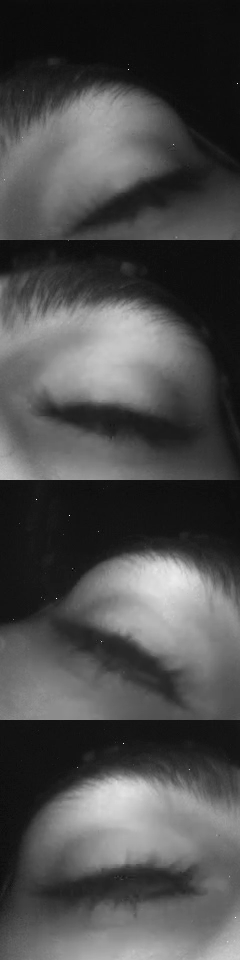
#> input picture sampleImages/closed/2020_06_04_T01_U00T_Tobii01_eyesstream_frame_425.png, 240 x 960 px
$ python mark_eyestream_image.py
#> lines starting #> are read from the running program, lines starting #| are printed output that depends on the picture
#> further down, image is the input picture: shape (960, 240, 3); min 0, max 252, mean 76.5
### functions.py
# HELPER FUNCTIONS FOR BLINK DETECT MAIN FUNCTION

# CODE AUTHORED BY: SHAWHIN TALEBI
# THE UNIVERSITY OF TEXAS AT DALLAS
# MULTI-SCALE INTEGRATED REMOTE SENSING AND SIMULATION (MINTS)

# Parts of code taken from reference: https://github.com/Danotsonof/facial-landmark-detection/blob/master/facial-landmark.ipynb
# Reference code authored by: Daniel Otulagun

# import modules
import cv2
# used for accessing url to download files
import urllib.request as urlreq
# used to access local directory
import os
# import modules for computing means and distances
import numpy as np
from numpy import linalg as LA

def makeFace(eyeStreamImage):
    # read smile image from file
    smile = cv2.imread('backend/smile.jpeg', 0)
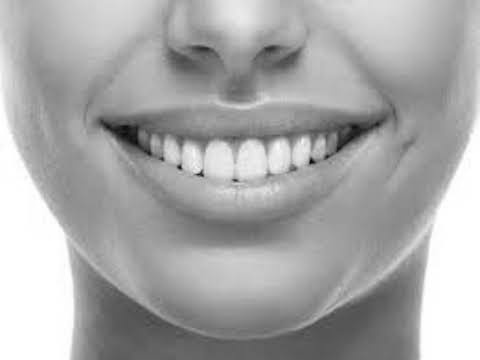
#> input picture backend/smile.jpeg, 480 x 360 px
#> smile is the input picture: shape (360, 480); min 7, max 255, mean 168.8

    # set dimension for cropping right eye
    x, y, width, depth = 0, 720, 240, 240
    image_rightEye = eyeStreamImage[y:(y+depth), x:(x+width)]
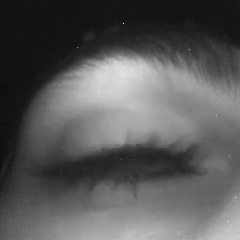
#> image_rightEye: shape (240, 240); min 11, max 252, mean 89.3

    # set dimension for cropping left eye
    x, y, width, depth = 0, 240, 240, 240
    image_leftEye = eyeStreamImage[y:(y+depth), x:(x+width)]
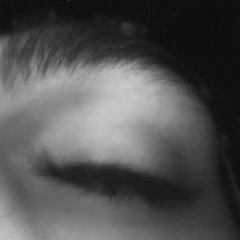
#> image_leftEye: shape (240, 240); min 10, max 202, mean 81.8

    # create black background to surround face
    background_TB = np.zeros([100, 680], np.uint8)
    background_LR = np.zeros([600, 100], np.uint8)

    # concatenate eyes, smile, and background
    image_eyes = np.concatenate((image_rightEye, image_leftEye), axis=1)
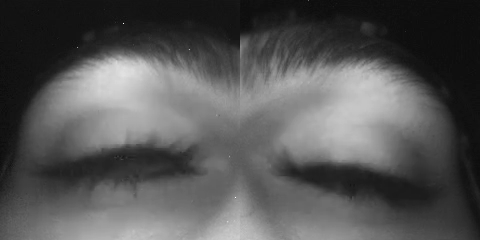
#> image_eyes: shape (240, 480); min 10, max 252, mean 85.5
    image_face = np.concatenate((image_eyes, smile), axis=0)
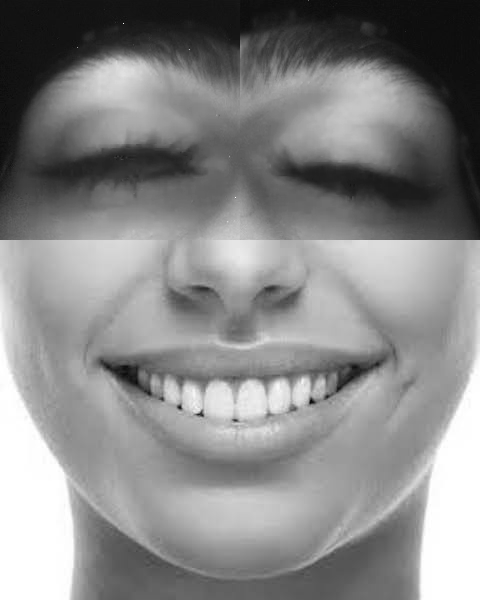
#> image_face: shape (600, 480); min 7, max 255, mean 135.5

    image_face = np.concatenate((background_LR, image_face, background_LR), axis=1)
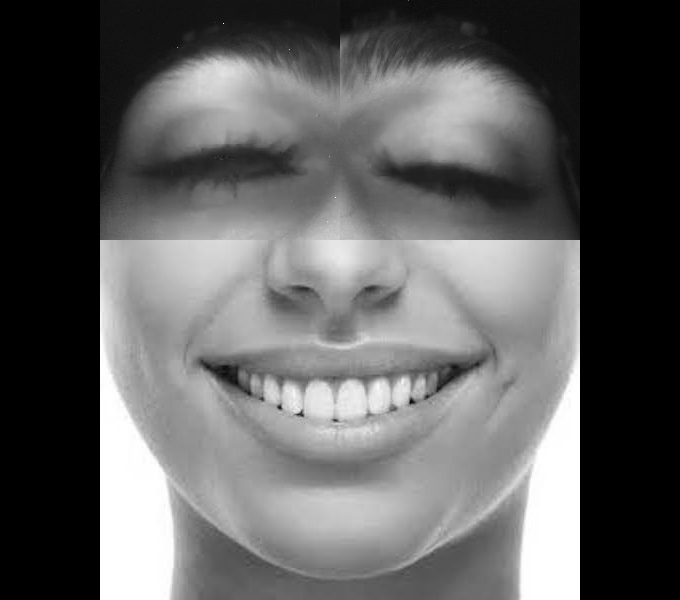
#> image_face: shape (600, 680); min 0, max 255, mean 95.7
    image_face = np.concatenate((background_TB, image_face, background_TB), axis=0)
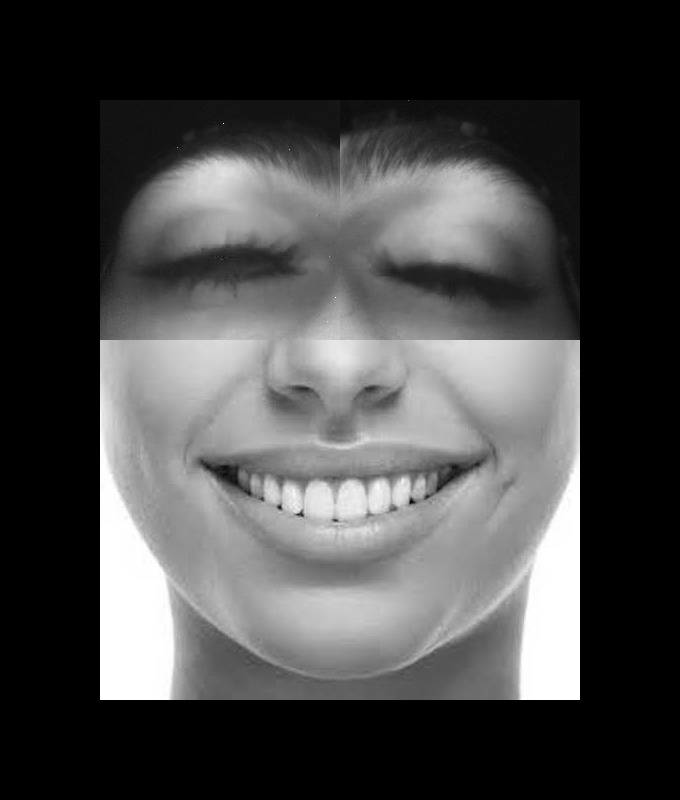
#> image_face: shape (800, 680); min 0, max 255, mean 71.7

    return image_face

def getFaceDetector():
    # save face detection algorithm's url in haarcascade_url variable
    haarcascade_url = "https://raw.githubusercontent.com/opencv/opencv/master/data/haarcascades/haarcascade_frontalface_alt2.xml"

    # save face detection algorithm's name as haarcascade
    haarcascade = "haarcascade_frontalface_alt2.xml"

    # chech if file is in working directory
    if (haarcascade in os.listdir(os.curdir)):
        # print("Face detector: File exists")
        pass
    else:
        # download file from url and save locally as haarcascade_frontalface_alt2.xml
        urlreq.urlretrieve(haarcascade_url, haarcascade)
        print("Face detector: File downloaded")

    return haarcascade

def findFaces(image_face):
    # download face detection algorithm
    haarcascade = getFaceDetector()

    # create an instance of the Face Detection Cascade Classifier
    detector = cv2.CascadeClassifier(haarcascade)

    # Detect faces using the haarcascade classifier on the "grayscale image"
    faces = detector.detectMultiScale(image_face)
#> faces = [[49, 64, 562, 562]]

    return faces

def getLandmarkDectector():
    # save facial landmark detection model's url in LBFmodel_url variable
    LBFmodel_url = "https://github.com/kurnianggoro/GSOC2017/raw/master/data/lbfmodel.yaml"

    # save facial landmark detection model's name as LBFmodel
    LBFmodel = "LFBmodel.yaml"

    # check if file is in working directory
    if (LBFmodel in os.listdir(os.curdir)):
        # print("Landmark detector: File exists")
        pass
    else:
        # download picture from url and save locally as lbfmodel.yaml
        urlreq.urlretrieve(LBFmodel_url, LBFmodel)
        print("Landmark detector: File downloaded")

    return LBFmodel

def getLandmarks(image_face):
    # find faces
    faces = findFaces(image_face)
#> faces = [[49, 64, 562, 562]]

    # download landmark detector
    LBFmodel = getLandmarkDectector()

    # create an instance of the Facial landmark Detector with the model
    landmark_detector  = cv2.face.createFacemarkLBF()
#> (the run stopped early here; a loop or call above may not have finished)
